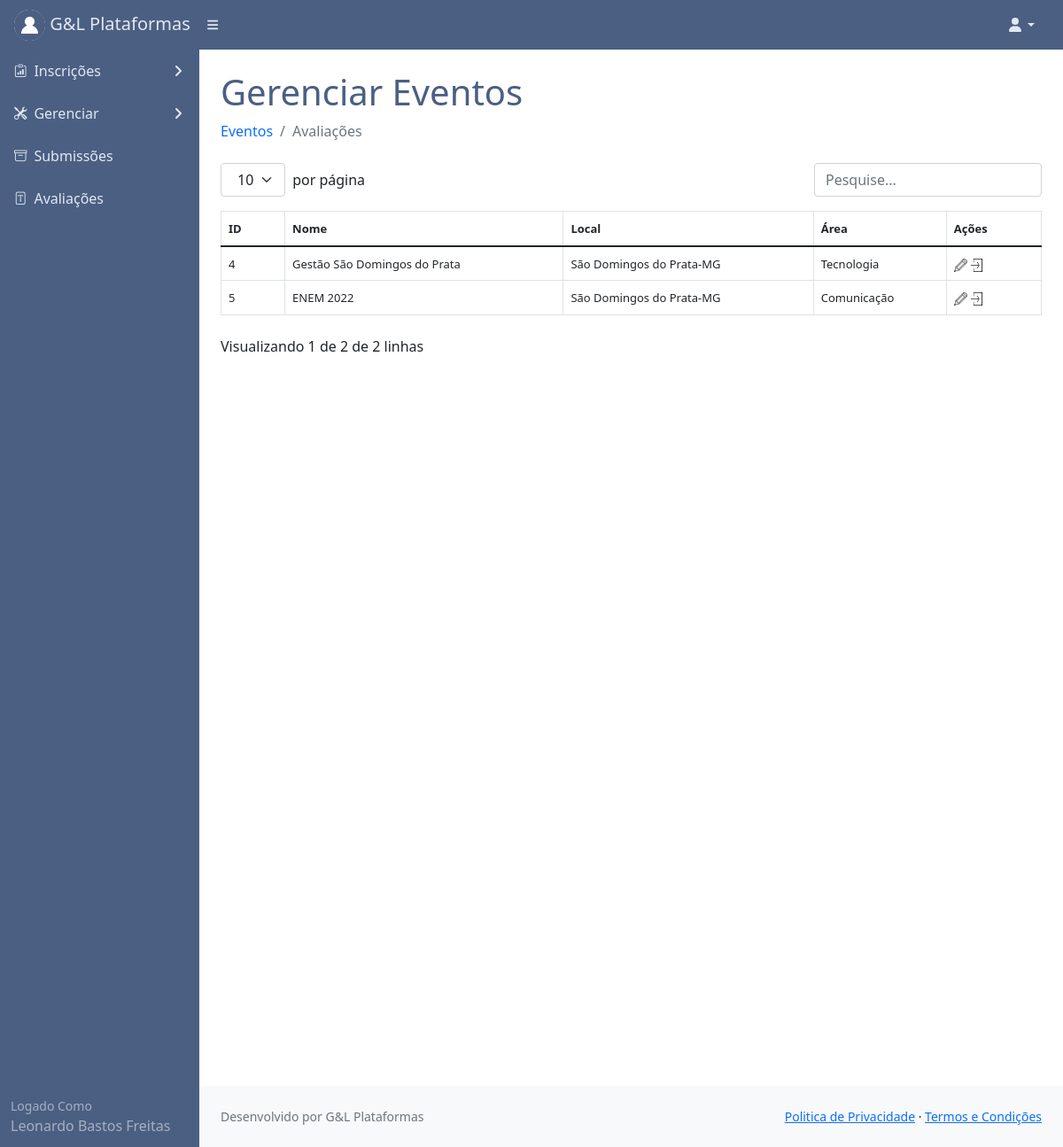
Screenshot of /principal/ (signed in) with the database file from the repository.
### core/models.py (models this page shows)
class Usuariocd(models.Model):
    cpf = models.CharField(max_length=11)
    nome = models.CharField(max_length=300)
    cep = models.CharField(max_length=8)
    nascimento = models.DateField()
    email = models.EmailField()
    endereco = models.CharField(max_length=500)
    cidade = models.CharField(max_length=150)
    bairro = models.CharField(max_length=150)
    pais = models.CharField(max_length=150)
    instituicao = models.CharField(max_length=150)
    cmp = models.CharField(max_length=3)
    categ = models.CharField(max_length=150)
    cinfo = models.CharField(max_length=3)
    gestor_plataforma = models.CharField(max_length=3)
    autor = models.CharField(max_length=3)
    avaliador = models.CharField(max_length=3)
    lider = models.CharField(max_length=3)
    id_usuario = models.BigIntegerField()
    contato = models.BigIntegerField(null=True)
    perfil = models.FileField(upload_to='')

class Evento(models.Model):
    nome = models.CharField(max_length=150)
    cidade = models.CharField(max_length=150)
    estado = models.CharField(max_length=5)
    data_evento = models.DateTimeField()
    modalidade = models.CharField(max_length=150)
    status = models.CharField(max_length=30)
    data_criacao = models.DateTimeField(auto_now=True)
    logo = models.FileField(upload_to='')
    def get_data_evento(self):
        return self.data_evento.strftime('%d/%m/%Y às %H:%M')

### core/views.py (the view)
# urls.py: path('principal/', views.principal),
@login_required(login_url='/login/')
def principal(request):
    meuid = User.objects.filter(username=request.user)
    for m in meuid:
        mid = m.id
    usuarios = Usuariocd.objects.filter(id_usuario=mid)
    eventos = Evento.objects.filter(status='andamento')
    dados = {'eventos': eventos,
             'usuarios': usuarios}
    return render(request,'principal.html', dados)

### templates/principal.html (shortened to what this page needs)
{% extends 'base.html' %}
{% load static %}
{% block content %}
<div id="layoutSidenav_content">
                <main>
                    <div class="container-fluid px-4">
                        <h1 class="mt-4" style="color:#4B5F83;">Gerenciar Eventos</h1>
                        <ol class="breadcrumb mb-4">
                            <li class="breadcrumb-item"><a href="#" style="text-decoration:none;">Eventos</a></li>
                            <li class="breadcrumb-item active">Avaliações</li>
                        </ol>
                                <p class="mb-0">
                                  <table class="table " id="datatablesSimple">
                                    <thead>
                                        <tr>
                                             <th><font size="2px">ID</font></th>
                                            <th><font size="2px">Nome</font></th>
                                            <th><font size="2px">Local</font></th>
                                            <th><font size="2px">Área</font></th>
                                            <th><font size="2px">Ações</font></th>
                                        </tr>
                                    </thead>
                                    <tbody>
                                            {% for eventos in eventos %}
                                                                                 <tr>
                                             <td><font size="2px">{{eventos.id}}</font></td>
                                            <td><font size="2px">{{ eventos.nome }}  </font></td>
                                            <td><font size="2px">{{eventos.cidade}}-{{eventos.estado}} </font></td>
                                            <td><font size="2px">{{eventos.modalidade}}  </font></td>
                                            <td><font size="2px">
                                                <a href="/editarevento/?id={{eventos.id}}">
                                                    <img src={% static "assets/lapis.png" %}
                                                         width="15" height="15"></a>
                                                <a href="/addsessao/?id={{eventos.id}}">
                                                    <img src={% static "assets/addsessao.png" %}
                                                         width="15" height="15">
                                                </a>
                                            </font></td>
                                        </tr>
                                                {% endfor %}
                                    </tbody>
                                </table>
                                </p>
                        <div style="height: 100vh"></div>
                    </div>
                </main>
                <footer class="py-4 bg-light mt-auto">
                    <div class="container-fluid px-4">
                        <div class="d-flex align-items-center justify-content-between small">
                            <div class="text-muted">Desenvolvido por G&L Plataformas</div>
                            <div>
                                <a href="#">Politica de Privacidade</a>
                                &middot;
                                <a href="#">Termos e Condições</a>
                            </div>
                        </div>
                    </div>
                </footer>
            </div>
        </div>
{% endblock %}

### templates/base.html (shortened to what this page needs)
{% load static %}
<!DOCTYPE html>
<html lang="pt-br">
    <head>
        <link href={% static "css/styles.css" %} rel="stylesheet" />
        <link href={% static "css/step.css" %} rel="stylesheet" />
        <link href={% static "css/gira.css" %} rel="stylesheet" />
        <link rel="stylesheet" href="https://cdn.jsdelivr.net/npm/bootstrap-icons@1.3.0/font/bootstrap-icons.css">
    </head>
    <body>
        <nav class="sb-topnav navbar navbar-expand navbar-dark" style="background:#4B5F83;">
            <a class="navbar-brand ps-3" href="#" style="color:#e2e8f0;">
                {% for usuarios in usuarios %}
                <img src="/media/{{usuarios.perfil}}"
                     alt="Admin"
                     class="rounded-circle"
                     width="35" height="35"> G&L Plataformas
                {% endfor %}
            </a>
            <button class="btn btn-link btn-sm order-1 order-lg-0 me-4 me-lg-0" id="sidebarToggle" href="#!"><i class="fas fa-bars" style="color:#e2e8f0;"></i></button>
            <form class="d-none d-md-inline-block form-inline ms-auto me-0 me-md-3 my-2 my-md-0">
                <a href="#" style="text-decoration:none; color:#4B5F83;">
                </a>
                <a href="#" style="text-decoration:none; color:#4B5F83;">
                </a>
                <a href="/submissoes/" style="text-decoration:none; color:#4B5F83;">
                </a>
            </form>
            <ul class="navbar-nav ms-auto ms-md-0 me-3 me-lg-4">
                <li class="nav-item dropdown">
                    <a class="nav-link dropdown-toggle" id="navbarDropdown" href="#" role="button" data-bs-toggle="dropdown" aria-expanded="false" style="color:#e2e8f0;"><i class="fas fa-user fa-fw"></i></a>
                </li>
            </ul>
        </nav>
        <div id="layoutSidenav">
            <div id="layoutSidenav_nav" >
                <nav class="sb-sidenav accordion sb-sidenav-dark" id="sidenavAccordion" >
                    <div class="sb-sidenav-menu" style="background:#4B5F83;">
                        <div class="nav">
                             <a class="nav-link collapsed" href="#" data-bs-toggle="collapse" data-bs-target="#pagesCollapseAuth" aria-expanded="false" aria-controls="pagesCollapseAuth">
                                        <div class="sb-nav-link-icon" style="color:#e2e8f0;"><i class="bi bi-clipboard-data"></i></div>
                                        <div style="color:#e2e8f0;">Inscrições</div>
                                        <div class="sb-sidenav-collapse-arrow" style="color:#e2e8f0;"><i class="fas fa-angle-down"></i></div>
                                    </a>
                            {% for usuarios in usuarios %}
                            {% if usuarios.gestor_plataforma == 'sim' %}
                            <a class="nav-link collapsed" href="#" data-bs-toggle="collapse" data-bs-target="#collapsePages" aria-expanded="false" aria-controls="collapsePages">
                                <div class="sb-nav-link-icon" style="color:#e2e8f0;"><i class="bi bi-tools"></i></div>
                                <div style="color:#e2e8f0;">Gerenciar</div>
                                <div class="sb-sidenav-collapse-arrow" style="color:#e2e8f0;"><i class="fas fa-angle-down"></i></div>
                            </a>
                            {% endif %}
                            {% endfor %}
                            <a class="nav-link" href="/submetidos/" style="color:#e2e8f0;">
                                <div class="sb-nav-link-icon" style="color:#e2e8f0;"><i class="bi bi-archive"></i></div>
                                <div style="color:#e2e8f0;">Submissões</div>
                            </a>
                            {% for usuarios in usuarios %}
                            {% if usuarios.avaliador == 'sim' %}
                            <a class="nav-link" href="/avaliartrabalho/" style="color:#e2e8f0;">
                                <div class="sb-nav-link-icon" style="color:#e2e8f0;"><i class="bi bi-file-font"></i></div>
                                <div style="color:#e2e8f0;">Avaliações</div>
                            </a>
                            {% endif %}
                            {% endfor %}
                        </div>
                    </div>
                    <div class="sb-sidenav-footer" style="background:#4B5F83;">
                        <div class="small" >Logado Como</div>
                        {% for usuarios in usuarios %}
                        {{usuarios.nome}}
                        {% endfor %}
                    </div>
                </nav>
            </div>
{% block content %}{% endblock %}
    </body>
</html>

### static/css/step.css (style rules this page uses)
:root { --prm-color: #0381ff; --prm-gray:#4B5F83; }

### rows the page displays
Usuariocd: perfil (picture), gestor_plataforma "sim" (drawn), avaliador "sim" (drawn), nome "Leonardo Bastos Freitas"
Evento: id "4", nome "Gestão São Domingos do Prata", cidade "São Domingos do Prata", estado "MG", modalidade "Tecnologia"
Evento: id "5", nome "ENEM 2022", cidade "São Domingos do Prata", estado "MG", modalidade "Comunicação"
